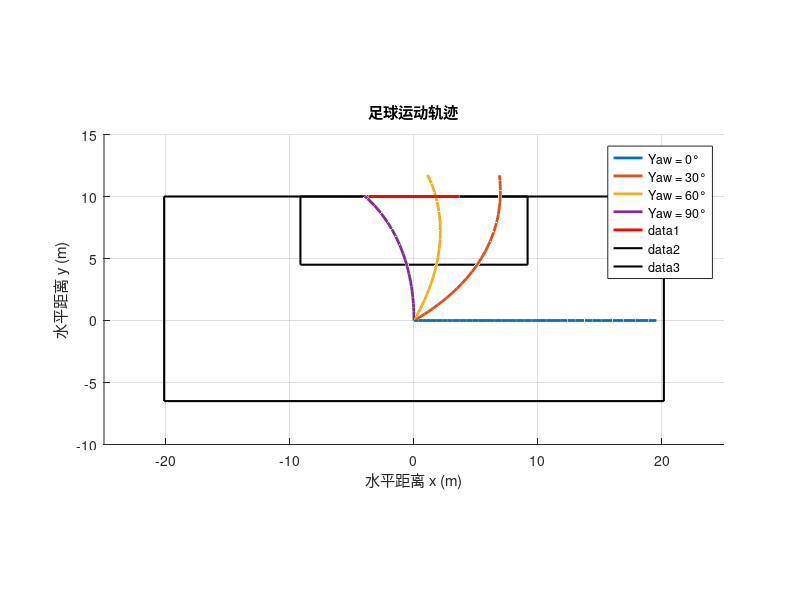

The MATLAB script that drew this image:
function different_yaw
    % 初始条件
    initial_conditions = struct('v0', 22.2, 'pitch', 15, 'yaw', 0, 'roll', 180, 'w', 10);

    % 创建图形窗口和初始轨迹
    fig = figure('Name', '足球轨迹模拟', 'NumberTitle', 'off');
    simulate_trajectory(initial_conditions);

    % 添加初始条件表格
    uit = uitable(fig, 'Data', struct2cell(initial_conditions), ...
        'ColumnName', {'Value'}, ...
        'RowName', fieldnames(initial_conditions), ...
        'Position', [20, 350, 150, 130], ...
        'ColumnEditable', true, ...
        'CellEditCallback', @(src, event) update_initial_conditions(src, event, initial_conditions));
    
    function update_initial_conditions(~, event, initial_conditions)
        field = fieldnames(initial_conditions);
        initial_conditions.(field{event.Indices(1)}) = event.NewData;
        simulate_trajectory(initial_conditions);
    end

    function simulate_trajectory(initial_conditions)
        % 清除旧图像
        clf;

        % 保持表格
        uit = uitable(fig, 'Data', struct2cell(initial_conditions), ...
            'ColumnName', {'Value'}, ...
            'RowName', fieldnames(initial_conditions), ...
            'Position', [20, 350, 150, 130], ...
            'ColumnEditable', true, ...
            'CellEditCallback', @(src, event) update_initial_conditions(src, event, initial_conditions));
        
        hold on; % 保持绘图窗口，绘制多条轨迹
        
        % 参数转换
        v0 = initial_conditions.v0;
        pitch = deg2rad(initial_conditions.pitch);
        roll = deg2rad(initial_conditions.roll);
        w = initial_conditions.w;
        yaw_angles = [0, 30, 60, 90];  % 不同的 yaw 角度
        
        % 遍历不同的 yaw 角度，绘制轨迹
        for i = 1:length(yaw_angles)
            yaw = deg2rad(yaw_angles(i));
            
            % 计算初始速度的分量
            v0x = v0 * cos(pitch) * cos(yaw);
            v0y = v0 * cos(pitch) * sin(yaw);
            v0z = v0 * sin(pitch);
            
            % 计算初始速度的单位方向向量
            v0_mag = sqrt(v0x^2 + v0y^2 + v0z^2);
            if v0_mag == 0
                v0_mag = eps;  % 防止除以零
            end
            v0_unit = [v0x; v0y; v0z] / v0_mag;
            
            % 选择一个任意向量 a，不平行于 v0_unit
            a = [1; 0; 0];
            if dot(a, v0_unit) == 1  % 如果 a 平行于 v0_unit，则选择另一个向量
                a = [0; 1; 0];
            end
            
            % 通过叉乘得到一个垂直于 v0_unit 的向量 b
            b = cross(v0_unit, a);
            b_unit = b / norm(b);
            
            % 通过叉乘 v0_unit 和 b_unit，得到辅助坐标系的 y' 轴方向向量
            c = cross(v0_unit, b_unit);
            c_unit = c / norm(c);
            
            % 计算 omega 在辅助坐标系 x' 和 y' 轴上的分量
            omega_x_prime = w * cos(roll);
            omega_y_prime = w * sin(roll);
            
            % 将 omega 分量转换回原始坐标系
            omega = omega_x_prime * b_unit + omega_y_prime * c_unit;
            
            % 初始状态向量 [x0, y0, z0, vx0, vy0, vz0, wx, wy, wz]
            initial_state = [0; 0; 0; v0x; v0y; v0z; omega(1); omega(2); omega(3)];
            
            % 时间范围
            tspan = [0 10];
            
            % 使用 ode45 求解微分方程
            [t, state] = ode45(@(t, state) projectile(t, state, omega), tspan, initial_state);
            
            % 计算位置
            x = state(:, 1);
            y = state(:, 2);
            z = state(:, 3);
            
            % 找到足球与球门所在平面的交点 (y = 10)
            y_position = state(:, 2);
            crossing_index = find(y_position > 10, 1);
            
            % 绘制运动轨迹
            plot3(x, y, z, 'LineWidth', 2, 'DisplayName', sprintf('Yaw = %d°', yaw_angles(i)));
        end
        
        % 绘制球门
        goal_width = 7.32;  % 标准球门宽度 (m)
        goal_height = 2.44; % 标准球门高度 (m)
        goal_y = 10;
        
        % 定义球门的角点
        goal_x1 = -goal_width / 2;
        goal_x2 = goal_width / 2;
        goal_z1 = 0;
        goal_z2 = goal_height;
        
        % 绘制球门矩形
        plot3([goal_x1, goal_x2, goal_x2, goal_x1, goal_x1], ...
              [goal_y, goal_y, goal_y, goal_y, goal_y], ...
              [goal_z1, goal_z1, goal_z2, goal_z2, goal_z1], 'r-', 'LineWidth', 2);
        
        % 绘制大禁区
        penalty_area_width = 40.3;  % 大禁区宽度 (m)
        penalty_area_depth = 16.5;  % 大禁区深度 (m)
        penalty_x1 = -penalty_area_width / 2;
        penalty_x2 = penalty_area_width / 2;
        penalty_y = goal_y - penalty_area_depth;
        
        plot3([penalty_x1, penalty_x2, penalty_x2, penalty_x1, penalty_x1], ...
              [goal_y, goal_y, penalty_y, penalty_y, goal_y], ...
              [0, 0, 0, 0, 0], 'k-', 'LineWidth', 1.5);
        
        % 绘制小禁区
        goal_area_width = 18.32;  % 小禁区宽度 (m)
        goal_area_depth = 5.5;    % 小禁区深度 (m)
        goal_x1 = -goal_area_width / 2;
        goal_x2 = goal_area_width / 2;
        goal_area_y = goal_y - goal_area_depth;
        
        plot3([goal_x1, goal_x2, goal_x2, goal_x1, goal_x1], ...
              [goal_y, goal_y, goal_area_y, goal_area_y, goal_y], ...
              [0, 0, 0, 0, 0], 'k-', 'LineWidth', 1.5);
        
        xlabel('水平距离 x (m)');
        ylabel('水平距离 y (m)');
        zlabel('垂直距离 z (m)');
        title('足球运动轨迹');
        grid on;
        legend('show');
        axis equal;  % 调整坐标轴比例，使 x, y, z 间距合理
        xlim([-25, 25]);
        ylim([-10, 1.5 * goal_y]);
        zlim([0, goal_height * 3]);
        
        % 定义微分方程
        function dstate = projectile(~, state, omega)
            % 提取状态变量
            x = state(1);
            y = state(2);
            z = state(3);
            vx = state(4);
            vy = state(5);
            vz = state(6);
            
            % 足球和空气参数
            rho = 1.225;        % 空气密度 (kg/m^3)
            d = 0.22;           % 足球直径 (m)
            m = 0.220;          % 足球质量 (kg)
            g = 9.8;            % 重力加速度 (m/s^2)
            
            % 计算速度和速度大小
            velocity = [vx; vy; vz];
            speed = norm(velocity);
            
            % 计算阻力系数 Cd
            mu = 1.81e-5;  % 空气动力粘度 (Pa.s)
            Re = (rho * speed * d) / mu;
            Cd = 0.5 * (1.5 + 0.4) + (atan((exp(Re) - exp(25)) / exp(24)) / 1.5708 + 1) / 2 * (exp(-0.0206 * Re + 0.9286) + 0.76 - 0.5 * (1.5 + 0.4));
            
            % 计算空气阻力
            A = pi * (d / 2)^2;  % 截面积
            Fd = 0.5 * rho * speed^2 * A * Cd;
            
            % 计算马格努斯力
            Cl = 1;  % 升力系数，取一个常数值
            if speed == 0
                Fm = [0; 0; 0];  % 避免速度为零时的除零错误
            else
                Fm = Cl * 0.5 * rho * A * cross(omega, velocity);
            end
            
            % 计算总加速度
            acceleration = (-Fd / m) * (velocity / speed) + Fm / m - [0; 0; g];
            
            % 更新状态导数
            dstate = zeros(9, 1);
            dstate(1) = vx;        % x 方向速度
            dstate(2) = vy;        % y 方向速度
            dstate(3) = vz;        % z 方向速度
            dstate(4) = acceleration(1);  % x 方向加速度
            dstate(5) = acceleration(2);  % y 方向加速度
            dstate(6) = acceleration(3);  % z 方向加速度
            dstate(7) = 0;         % omega_x 恒定
            dstate(8) = 0;         % omega_y 恒定
            dstate(9) = 0;         % omega_z 恒定
        end
    end
end
